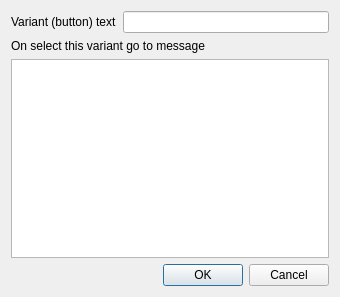
<?xml version="1.0" encoding="UTF-8"?>
<ui version="4.0">
 <class>VariantEditorDialog</class>
 <widget class="QDialog" name="VariantEditorDialog">
  <property name="geometry">
   <rect>
    <x>0</x>
    <y>0</y>
    <width>340</width>
    <height>297</height>
   </rect>
  </property>
  <property name="windowTitle">
   <string>Variant Editor Dialog</string>
  </property>
  <layout class="QVBoxLayout" name="verticalLayout_2">
   <item>
    <layout class="QHBoxLayout" name="horizontalLayout">
     <item>
      <widget class="QLabel" name="label">
       <property name="text">
        <string>Variant (button) text</string>
       </property>
      </widget>
     </item>
     <item>
      <widget class="QLineEdit" name="variant_text_edit"/>
     </item>
    </layout>
   </item>
   <item>
    <layout class="QVBoxLayout" name="verticalLayout">
     <item>
      <widget class="QLabel" name="label_2">
       <property name="text">
        <string>On select this variant go to message</string>
       </property>
      </widget>
     </item>
     <item>
      <widget class="MessageSelectorList" name="next_message_select_list_widget"/>
     </item>
    </layout>
   </item>
   <item>
    <widget class="QDialogButtonBox" name="buttonBox">
     <property name="orientation">
      <enum>Qt::Horizontal</enum>
     </property>
     <property name="standardButtons">
      <set>QDialogButtonBox::Cancel|QDialogButtonBox::Ok</set>
     </property>
    </widget>
   </item>
  </layout>
 </widget>
 <customwidgets>
  <customwidget>
   <class>MessageSelectorList</class>
   <extends>QListWidget</extends>
   <header>constructor_app.widgets.bot_editor.message_selector_list</header>
  </customwidget>
 </customwidgets>
 <resources/>
 <connections>
  <connection>
   <sender>buttonBox</sender>
   <signal>accepted()</signal>
   <receiver>VariantEditorDialog</receiver>
   <slot>accept()</slot>
   <hints>
    <hint type="sourcelabel">
     <x>248</x>
     <y>254</y>
    </hint>
    <hint type="destinationlabel">
     <x>157</x>
     <y>274</y>
    </hint>
   </hints>
  </connection>
  <connection>
   <sender>buttonBox</sender>
   <signal>rejected()</signal>
   <receiver>VariantEditorDialog</receiver>
   <slot>reject()</slot>
   <hints>
    <hint type="sourcelabel">
     <x>316</x>
     <y>260</y>
    </hint>
    <hint type="destinationlabel">
     <x>286</x>
     <y>274</y>
    </hint>
   </hints>
  </connection>
 </connections>
</ui>
